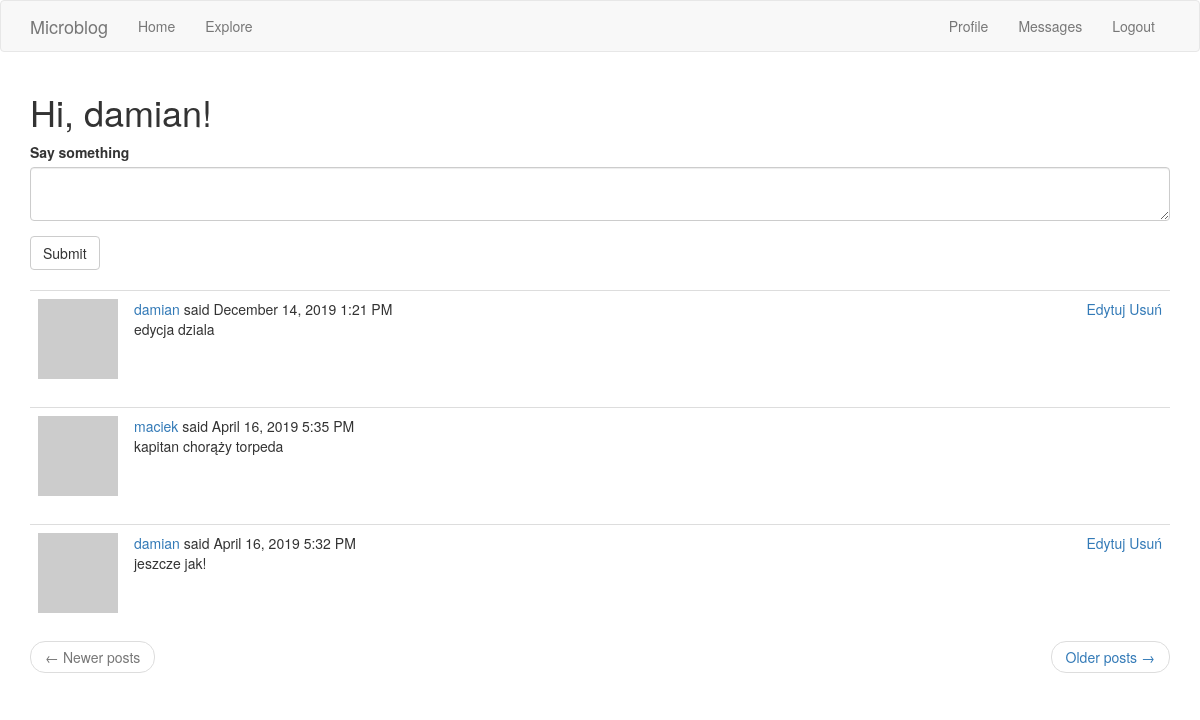
The page /explore (signed in) on the database as committed earlier.
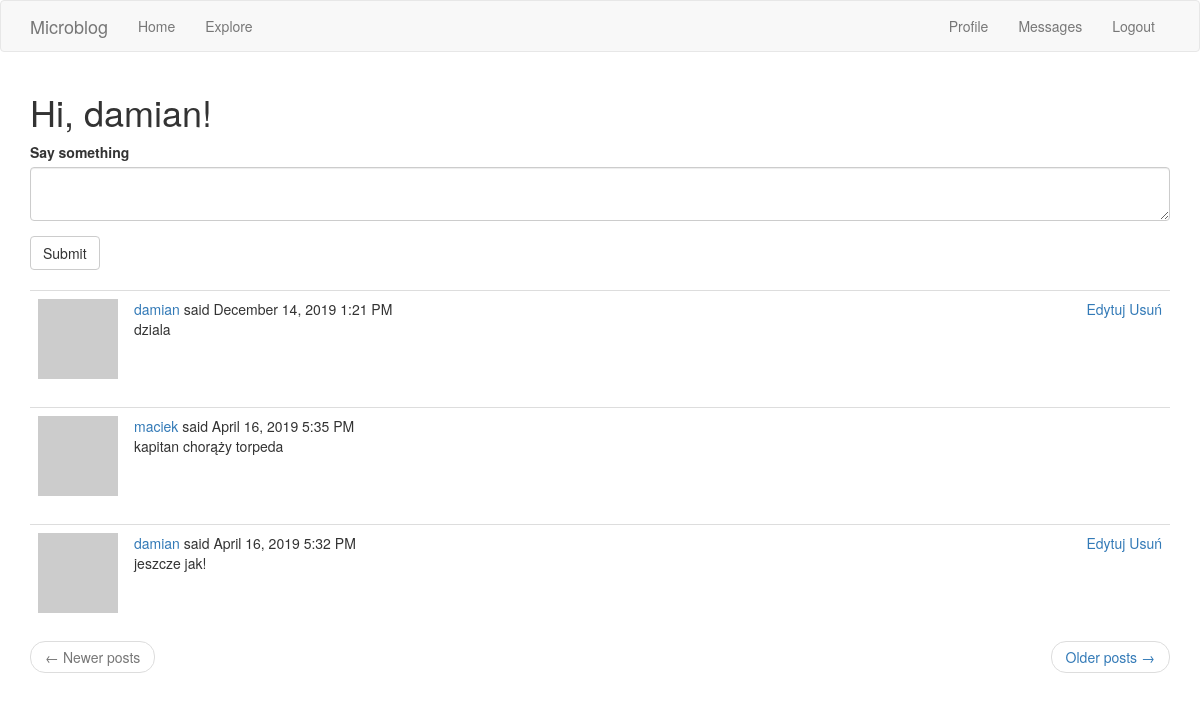
The same page on the database as committed later.
### app/models.py (models this page shows, shortened)
class Post(db.Model):
    id = db.Column(db.Integer, primary_key=True)
    body = db.Column(db.String(140))
    timestamp = db.Column(db.DateTime, index=True, default=datetime.utcnow)
    user_id = db.Column(db.Integer, db.ForeignKey('user.id'))

### app/routes.py (the view)
@app.route('/explore', methods=['GET'])
@login_required
def explore():
    form = PostForm()
    if form.validate_on_submit():
        post = Post(body=form.post.data, author=current_user)
        db.session.add(post)
        db.session.commit()
        flash('Succesfully added a post!')
        return redirect(url_for('explore'))
    page = request.args.get('page', 1, type=int)
    posts = Post.query.order_by(Post.timestamp.desc()).paginate(
        page, app.config['POSTS_PER_PAGE'], False
    )
    next_url = url_for('explore', page=posts.next_num) \
        if posts.has_next else None
    prev_url = url_for('explore', page=posts.prev_num) \
        if posts.has_prev else None
    return render_template('index.html', title=_("Explore"), form=form, posts=posts.items,
                           next_url=next_url, prev_url=prev_url)

### app/forms.py
class PostForm(FlaskForm):
    post = TextAreaField(_l('Say something'), validators=[DataRequired(), Length(min=1, max=140)])
    submit = SubmitField(_l('Submit'))

### app/models.py (called while the page is built)
@login.user_loader
def load_user(id):
    return User.query.get(int(id))

    def avatar(self, size):
        digest = md5(self.email.lower().encode('utf-8')).hexdigest()
        return 'https://www.gravatar.com/avatar/{}?d=identicon&s={}'.format(
            digest, size)

    def new_messages(self):
        last_read_time = self.last_message_read_time or datetime(1900, 1, 1)
        return Message.query.filter_by(recipient=self).filter(
            Message.timestamp > last_read_time).count()

### app/routes.py (called while the page is built)
@app.before_request
def before_request():
    if current_user.is_authenticated:
        current_user.last_seen = datetime.utcnow()
        db.session.commit()
    g.locale = str(get_locale())

### app/templates/index.html
{% extends "base.html" %}
{% import 'bootstrap/wtf.html' as wtf %}
{% block app_content %}
    <h1>{{ _('Hi, %(username)s!', username=current_user.username) }}</h1>
    {% if form %}
    {{ wtf.quick_form(form) }}
    <br>
    {% endif %}
    {% for post in posts %}
        {% include '_post.html' %}
    {% endfor %}
    <nav aria-label="...">
        <ul class="pager">
            <li class="previous{% if not prev_url %} disabled{% endif %}">
                <a href="{{ prev_url or '#' }}">
                    <span aria-hidden="true">&larr;</span> {{ _('Newer posts') }}
                </a>
            </li>
            <li class="next{% if not next_url %} disabled{% endif %}">
                <a href="{{ next_url or '#' }}">
                    {{ _('Older posts') }} <span aria-hidden="true">&rarr;</span>
                </a>
            </li>
        </ul>
    </nav>
{% endblock %}

### app/templates/_post.html (shortened to what this page needs)
    <table class="table table-hover">
        <tr>
            <td width="30px">
                <a href="{{ url_for('user', username=post.author.username) }}">
                    <img src="{{ post.author.avatar(30) }}" />
                </a>
            </td>
            <td>
                {{ _('%(username)s said %(when)s',
                    username=user_link, when=moment(post.timestamp).format('LLL')) }}
                {% if current_user.username == post.author.username %}
                <object align="right">
                    <a href="{{ url_for('edit_post', post_id=post.id) }}">Edytuj  </a>
                    <a href="{{ url_for('delete_post', post_id=post.id) }}">Usuń</a>
                </object>
                {% endif %}
                <br>
                {{ post.body }}
            </td>
        </tr>
    </table>

Rows that differ between the two databases and show on the page:
changed Post: body "edycja dziala" → "dziala"
